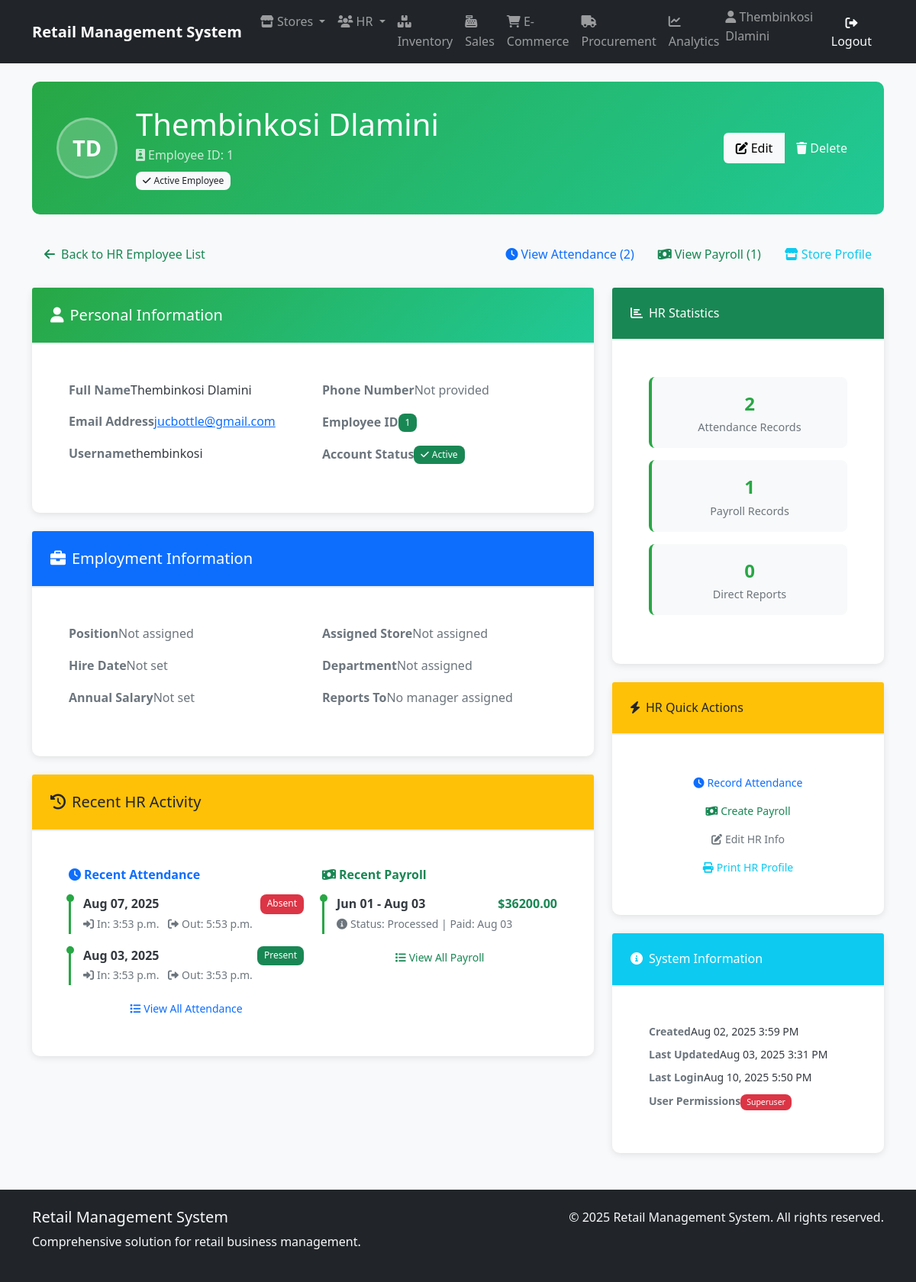
Before: /hr/employees/1/ (signed in) with the older database file.
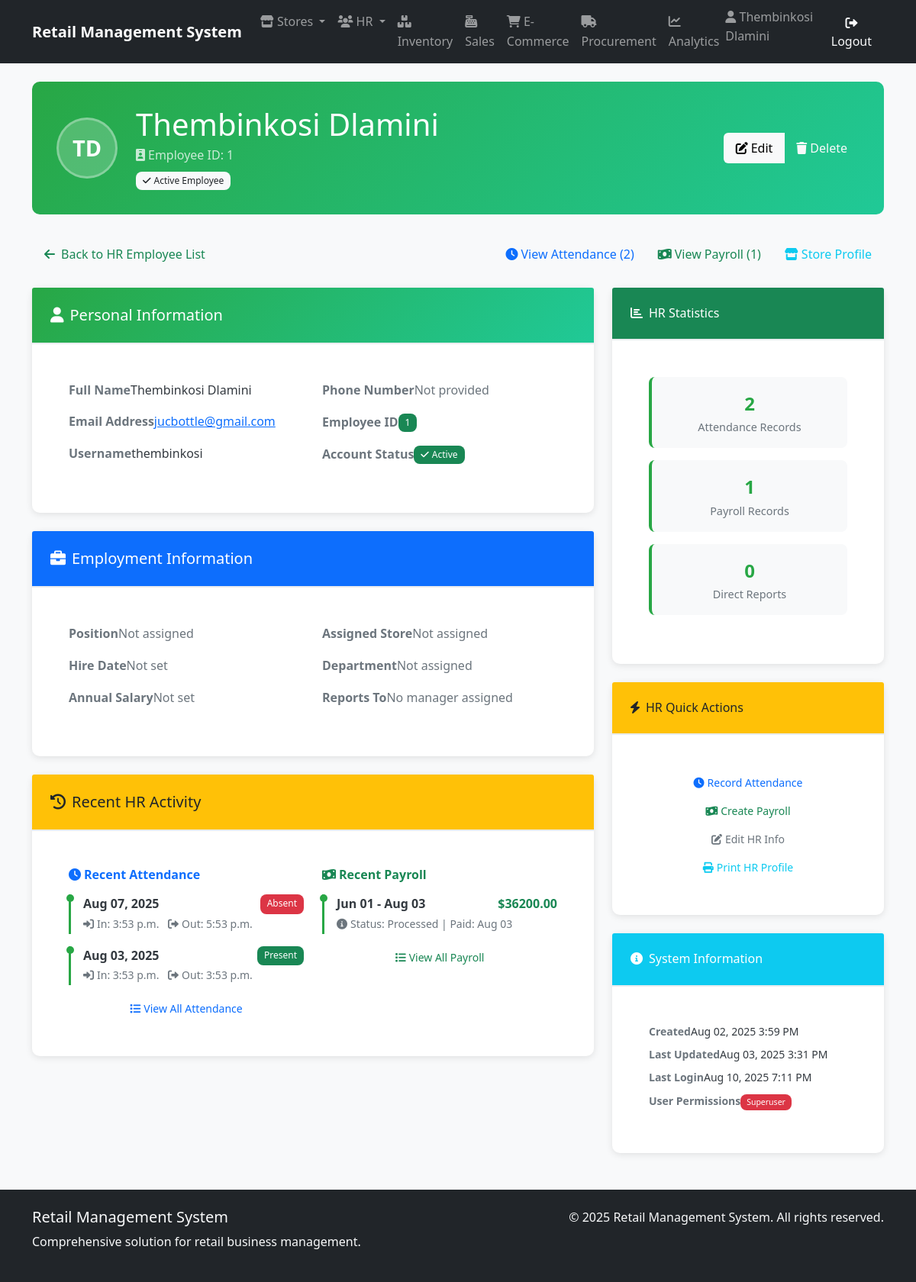
After: the same page with the newer database file.
### human_resources/models.py (models this page shows, shortened)
class Employee(AbstractUser):
    employee_id = models.AutoField(primary_key=True)
    first_name = models.CharField(_("first name"), max_length=50, blank=False)
    last_name = models.CharField(_("last name"), max_length=50, blank=False)
    email = models.EmailField(_("email address"), unique=True)  # Uncommented and made unique
    phone = models.CharField(_("phone number"), max_length=20, blank=True, null=True)
    hire_date = models.DateField(_("hire date"), blank=True, null=True)
    position = models.CharField(_("position"), max_length=50, blank=True)
    salary = models.DecimalField(
        _("salary"),
        max_digits=10,
        decimal_places=2,
        blank=True,
        null=True
    )
    department = models.ForeignKey(
        'store_management.Department',
        on_delete=models.SET_NULL,
        null=True,
        blank=True,
        related_name='employees',
        verbose_name=_("department")
    )
    username = models.CharField(
        max_length=150,
        unique=True,
        verbose_name='username'
    )
    store = models.ForeignKey(
        'store_management.Store',
        on_delete=models.SET_NULL,
        null=True,       # Add this
        blank=True,      # Add this
        verbose_name='Assigned Store'
    )
    manager = models.ForeignKey(
        'self',
        on_delete=models.SET_NULL,
        null=True,
        blank=True,
        related_name='subordinates',
        verbose_name=_("manager")
    )
    created_at = models.DateTimeField(auto_now_add=True)
    updated_at = models.DateTimeField(auto_now=True)
    class Meta:
        db_table = 'human_resources_employee'
        verbose_name = _("employee")
        verbose_name_plural = _("employees")
        ordering = ['last_name', 'first_name']
        permissions = [
            ("view_store_dashboard", "Can view store management dashboard"),
            ("manage_store_settings", "Can modify store configuration and settings"),
            ("manage_departments", "Can create/edit/delete store departments"),
            ("access_inventory", "Can access inventory management system"),
            ("view_inventory", "Can view inventory items and stock levels"),
            ("edit_inventory", "Can modify inventory items and quantities"),
            ("manage_inventory_categories", "Can organize inventory categories"),
            ("perform_inventory_audit", "Can conduct physical inventory counts"),
            ("process_sales", "Can process in-store sales transactions"),
            ("void_sales", "Can void/completely cancel sales transactions"),
            ("manage_sales_promotions", "Can configure sales promotions/discounts"),
            ("view_sales_reports", "Can access sales performance reports"),
            ("create_purchase_orders", "Can generate new procurement orders"),
            ("approve_purchase_orders", "Can authorize procurement requests"),
            ("manage_suppliers", "Can maintain supplier/vendor records"),
            ("receive_stock", "Can process received shipments"),
            ("view_employee_directory", "Can access employee contact information"),
            ("manage_employee_records", "Can maintain HR records (excluding sensitive data)"),
            ("access_hr_reports", "Can view HR analytics and reports"),
            ("manage_recruitment", "Can handle hiring processes"),
            ("manage_online_listings", "Can maintain e-commerce product listings"),
            ("process_online_orders", "Can fulfill e-commerce purchases"),
            ("handle_customer_portals", "Can manage customer account portals"),
            ("view_web_analytics", "Can access e-commerce traffic/revenue reports"),
            ("generate_financial_reports", "Can create financial statements"),
            ("export_data_reports", "Can export datasets for external analysis"),
            ("access_executive_dashboards", "Can view strategic business dashboards"),
            ("schedule_automated_reports", "Can configure report automation"),
            ("override_inventory_checks", "Can bypass inventory validation rules"),
            ("access_audit_logs", "Can view system audit trails"),
            ("manage_api_integrations", "Can configure system integrations")
        ]

### human_resources/views.py (the view)
# urls.py: path('employees/<int:pk>/', views.EmployeeDetailView.as_view(), name='employee_detail'),
class EmployeeDetailView(LoginRequiredMixin, DetailView):
    model = Employee
    template_name = 'human_resources/employee_detail.html'
    context_object_name = 'employee'
    def get_context_data(self, **kwargs):
        context = super().get_context_data(**kwargs)
        context['recent_attendance'] = self.object.attendances.all()[:10]
        context['recent_payroll'] = self.object.payrolls.all()[:5]
        context['subordinates'] = Employee.objects.filter(manager=self.object)
        context['total_attendance'] = self.object.attendances.count()
        context['total_payroll'] = self.object.payrolls.count()
        context['subordinate_count'] = Employee.objects.filter(manager=self.object).count()
        return context

### human_resources/templates/human_resources/employee_detail.html (shortened to what the changed rows need)
{% extends 'base.html' %}
{% load static %}
{% block extra_css %}
<link rel="stylesheet" href="{% static 'human_resources/css/hr.css' %}">
{% endblock %}
{% block content %}
<div class="container mt-4">
    <div class="hr-employee-header">
        <div class="row align-items-center">
            <div class="col-auto">
                <div class="employee-avatar-large">
                    {{ employee.first_name.0 }}{{ employee.last_name.0 }}
                </div>
            </div>
            <div class="col">
                <h1 class="mb-1">{{ employee.get_full_name }}</h1>
                <p class="mb-2 opacity-75">
                    <i class="fas fa-id-badge me-1"></i>Employee ID: {{ employee.employee_id }}
                </p>
                <div class="d-flex flex-wrap gap-2">
                    {% if employee.is_active %}
                        <span class="badge bg-light text-dark">
                        </span>
                    {% else %}
                        <span class="badge bg-warning text-dark">
                            <i class="fas fa-pause me-1"></i>Inactive
                        </span>
                    {% endif %}
                </div>
            </div>
        </div>
    </div>
    <div class="row">
        <div class="col-lg-8">
            <div class="card hr-info-card mb-4">
                <div class="card-body">
                    <div class="row">
                        <div class="col-md-6">
                            <div class="info-item mb-3">
                                <label class="fw-bold text-muted">Full Name</label>
                                <div>{{ employee.get_full_name }}</div>
                            </div>
                            <div class="info-item mb-3">
                                <div>
                                    <a href="mailto:{{ employee.email }}">{{ employee.email }}</a>
                                </div>
                            </div>
                            <div class="info-item mb-3">
                                <label class="fw-bold text-muted">Username</label>
                                <div>{{ employee.username }}</div>
                            </div>
                        </div>
                        <div class="col-md-6">
                            <div class="info-item mb-3">
                                <div>
                                    <span class="badge bg-success">{{ employee.employee_id }}</span>
                                </div>
                            </div>
                        </div>
                    </div>
                </div>
            </div>
        </div>
        <div class="col-lg-4">
            <div class="card hr-info-card">
                <div class="card-body">
                    <div class="info-item mb-2">
                        <label class="fw-bold text-muted small">Created</label>
                        <div class="small">{{ employee.created_at|date:"M d, Y g:i A" }}</div>
                    </div>
                    <div class="info-item mb-2">
                        <label class="fw-bold text-muted small">Last Updated</label>
                        <div class="small">{{ employee.updated_at|date:"M d, Y g:i A" }}</div>
                    </div>
                    <div class="info-item mb-2">
                        <label class="fw-bold text-muted small">Last Login</label>
                        <div class="small">
                            {% if employee.last_login %}
                                {{ employee.last_login|date:"M d, Y g:i A" }}
                            {% else %}
                                <span class="text-muted">Never logged in</span>
                            {% endif %}
                        </div>
                    </div>
                </div>
            </div>
        </div>
    </div>
</div>
{% endblock %}

### templates/base.html (shortened to what the changed rows need)
{% load static %}
<!DOCTYPE html>
<html lang="en">
<head>
    <link href="https://cdn.jsdelivr.net/npm/bootstrap@5.1.3/dist/css/bootstrap.min.css" rel="stylesheet">
    <link rel="stylesheet" href="https://cdnjs.cloudflare.com/ajax/libs/font-awesome/6.0.0/css/all.min.css">
    <link rel="stylesheet" href="{% static 'css/main.css' %}">
    {% block extra_css %}{% endblock %}
</head>
<body>
    <nav class="navbar navbar-expand-lg navbar-dark bg-dark">
        <div class="container">
            <div class="collapse navbar-collapse" id="navbarNav">
                <ul class="navbar-nav">
                    {% if user.is_authenticated %}
                    <li class="nav-item">
                        <span class="navbar-text me-3">
                            <i class="fas fa-user"></i>
                            {% if user.first_name or user.last_name %}
                                {{ user.first_name }} {{ user.last_name }}
                            {% else %}
                                {{ user.username }}
                            {% endif %}
                        </span>
                    </li>
                    {% else %}
                    <li class="nav-item">
                        <a class="btn btn-outline-light" href="{% url 'login' %}">
                            <i class="fas fa-sign-in-alt"></i> Login
                        </a>
                    </li>
                    {% endif %}
                </ul>
            </div>
        </div>
    </nav>
    <main>
        {% block content %}
        {% endblock %}
    </main>
</body>
</html>

Changed rows visible on the page:
changed Employee "Thembinkosi Dlamini": last_login "Aug 10, 2025 5:50 PM" → "Aug 10, 2025 7:11 PM"
